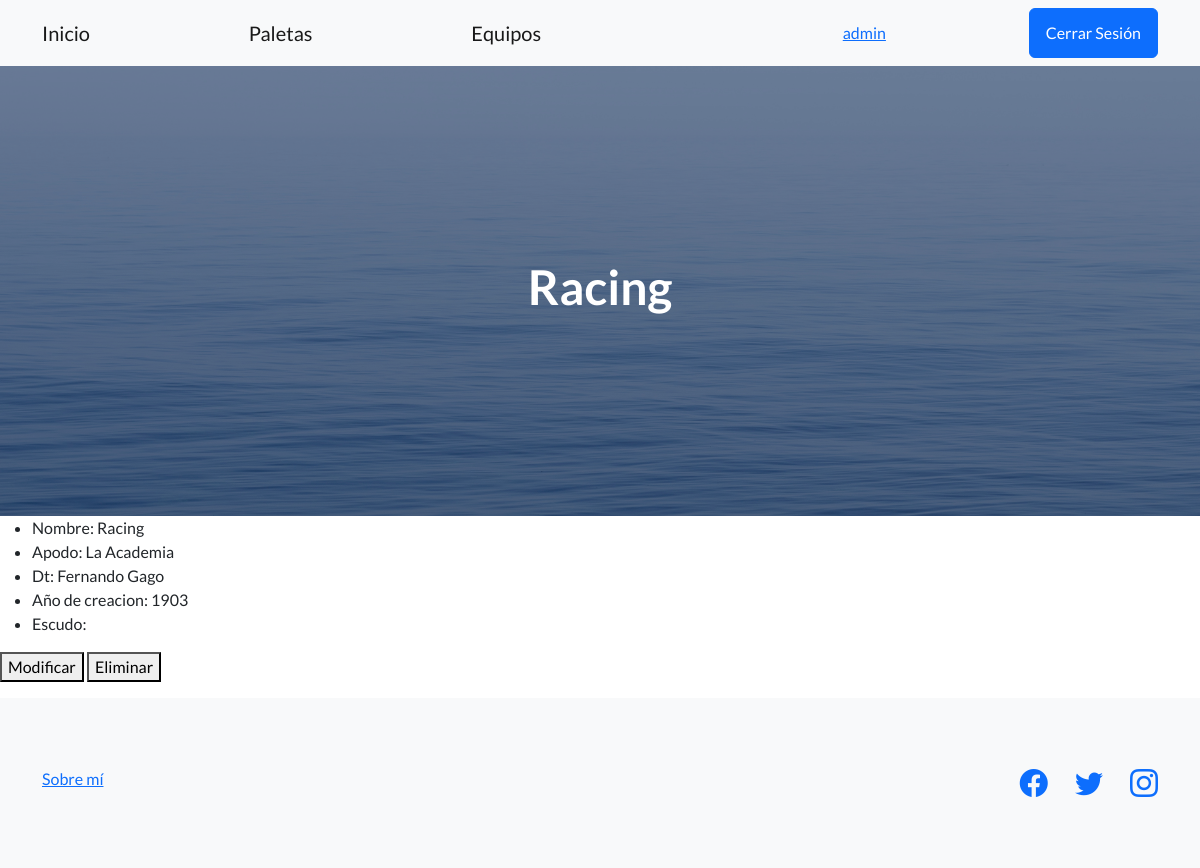
Screenshot of /equipos/14/ (signed in) with the database file from the repository.
### Aplicacion/models.py (models this page shows, shortened)
class Equipo(models.Model):
    nombre = models.CharField (max_length = 30)
    apodo = models.CharField (max_length = 30)
    dt = models.CharField (max_length = 30)
    anio_de_creacion = models.IntegerField ()
    escudo = models.ImageField(upload_to = 'avatares', null = True, blank = True)

### Aplicacion/views.py (the view)
# urls.py: path('equipos/<int:pk>/', views.MostrarEquipo.as_view(), name = 'mostrar_equipos'),
class MostrarEquipo(DetailView):
    model = Equipo
    template_name = 'CBV/mostrar_equipo.html'

### Aplicacion/templates/CBV/mostrar_equipo.html (shortened to what this page needs)
{% extends 'base.html' %}
{% block h1_header %}
<h1>{{equipo.nombre}}</h1>
{% endblock h1_header %}
{% block contenido %}
<ul>
    <li>Nombre: {{equipo.nombre}}</li>
    <li>Apodo: {{equipo.apodo}}</li>
    <li>Dt: {{equipo.dt}}</li>
    <li>Año de creacion: {{equipo.anio_de_creacion}}</li>
    <li>Escudo: <img src = {{equipo.escudo.url}} alt = '' height = '60px'></li>
</ul>
<p>
    <button>
    <a class="navbar-brand" href={% url 'Aplicacion:modificar_equipos' equipo.id%}>Modificar</a>
    </button>
    <button>
    <a class="navbar-brand" href={% url 'Aplicacion:eliminar_equipos' equipo.id%}>Eliminar</a>
    </button>
</p>
{% endblock contenido %}

### templates/base.html (shortened to what this page needs)
<!DOCTYPE html>
<html lang="en">
    {% load static %}
    <head>
        <link href="https://cdn.jsdelivr.net/npm/bootstrap-icons@1.5.0/font/bootstrap-icons.css" rel="stylesheet" type="text/css" />
        <link href={% static 'css/styles.css' %} rel="stylesheet" />
    </head>
    <body>
        <nav class="navbar navbar-light bg-light static-top">
            <div class="container">
                <a class="navbar-brand" href={% url 'Aplicacion:inicio' %}>Inicio</a>
                <a class="navbar-brand" href={% url 'Aplicacion:lista_paletas' %}>Paletas</a>
                <a class="navbar-brand" href={% url 'Aplicacion:lista_equipos' %}>Equipos</a>
                {% if request.user.is_authenticated %}
                <a href={% url 'usuarios:ver_perfil' %}>{{request.user.username}}</a>
                <a class="btn btn-primary" href={% url 'usuarios:logout' %}>Cerrar Sesión</a>
                {% else %}
                <a class="btn btn-primary" href={% url 'usuarios:login' %}>Iniciar Sesión</a>
                <a class="btn btn-primary" href={% url 'usuarios:registro' %}>Registrate</a>
                {% endif %}
            </div>
        </nav>
        <header class="masthead">
            <div class="container position-relative">
                <div class="row justify-content-center">
                    <div class="col-xl-6">
                        <div class="text-center text-white">
                            {% block h1_header %}{% endblock h1_header %}
                        </div>
                    </div>
                </div>
            </div>
        </header>
        {% block contenido %}
        {% endblock contenido %}
        <footer class="footer bg-light">
            <div class="container">
                <div class="row">
                    <div class="col-lg-6 h-100 text-center text-lg-start my-auto">
                        <ul class="list-inline mb-2">
                            <li class="list-inline-item"><a href= {% url 'Aplicacion:about' %} >Sobre mí</a></li>
                        </ul>
                    </div>
                    <div class="col-lg-6 h-100 text-center text-lg-end my-auto">
                        <ul class="list-inline mb-0">
                            <li class="list-inline-item me-4">
                                <a href="#!"><i class="bi-facebook fs-3"></i></a>
                            </li>
                            <li class="list-inline-item me-4">
                                <a href="#!"><i class="bi-twitter fs-3"></i></a>
                            </li>
                            <li class="list-inline-item">
                                <a href="#!"><i class="bi-instagram fs-3"></i></a>
                            </li>
                        </ul>
                    </div>
                </div>
            </div>
        </footer>
    </body>
</html>

### rows the page displays
Equipo: nombre "Racing", apodo "La Academia", dt "Fernando Gago", anio_de_creacion "1903"

### other values shown
{{ request.user.username }} "admin"
